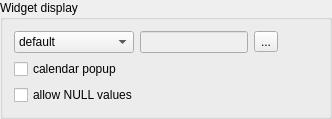
    <widget class="QGroupBox" name="groupBox">
     <property name="title">
      <string>Widget display</string>
     </property>
     <layout class="QGridLayout" name="gridLayout_2">
      <item row="0" column="3">
       <spacer name="horizontalSpacer_2">
        <property name="orientation">
         <enum>Qt::Horizontal</enum>
        </property>
        <property name="sizeHint" stdset="0">
         <size>
          <width>40</width>
          <height>20</height>
         </size>
        </property>
       </spacer>
      </item>
      <item row="0" column="1">
       <widget class="QLineEdit" name="mDisplayFormatEdit">
        <property name="enabled">
         <bool>false</bool>
        </property>
       </widget>
      </item>
      <item row="0" column="0">
       <widget class="QComboBox" name="mDisplayFormatComboBox">
        <property name="minimumSize">
         <size>
          <width>120</width>
          <height>0</height>
         </size>
        </property>
        <property name="sizeAdjustPolicy">
         <enum>QComboBox::AdjustToContents</enum>
        </property>
        <item>
         <property name="text">
          <string>default</string>
         </property>
        </item>
        <item>
         <property name="text">
          <string>custom</string>
         </property>
        </item>
       </widget>
      </item>
      <item row="0" column="2">
       <widget class="QToolButton" name="mDisplayHelpToolButton">
        <property name="text">
         <string>...</string>
        </property>
        <property name="icon">
         <iconset>
          <normaloff>:/images/themes/default/mActionHelpContents.svg</normaloff>:/images/themes/default/mActionHelpContents.svg</iconset>
        </property>
        <property name="checkable">
         <bool>true</bool>
        </property>
        <property name="checked">
         <bool>false</bool>
        </property>
       </widget>
      </item>
      <item row="1" column="0" colspan="2">
       <widget class="QCheckBox" name="mCalendarPopupCheckBox">
        <property name="layoutDirection">
         <enum>Qt::LeftToRight</enum>
        </property>
        <property name="text">
         <string>calendar popup</string>
        </property>
       </widget>
      </item>
      <item row="2" column="0" colspan="2">
       <widget class="QCheckBox" name="mAllowNullCheckBox">
        <property name="text">
         <string>allow NULL values</string>
        </property>
       </widget>
      </item>
     </layout>
    </widget>
